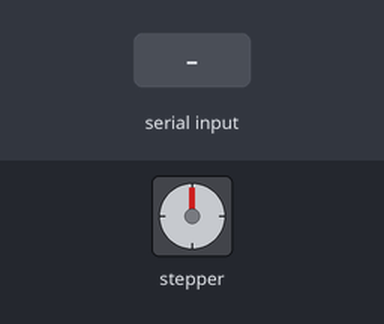
The sketch below on a simulated Arduino Uno, built with avr-gcc and run on an emulated ATmega328P. Shown: stepper motor. Inputs (shaded band) come from the test bench. Stepper angles assume 200 steps per turn; what the sketch prints to the serial monitor is not drawn.

Above: at 1.2 s.
1.3 s: "1" received over Serial
Timing chart, 0 to 4.3 s (numbered marks = the images above; inputs shaded):
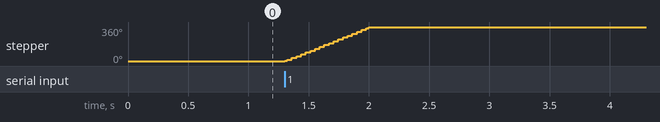

Measured:
- after the input at 1.3 s, stepper: turns 360° clockwise in 0.70 s, starting at once

The sketch:

Masking_steppermt.ino
```cpp
#include <AccelStepper.h>

const int transPul = 28;
const int transDir = 29;

const long STEPS_PER_90DEG = 200;
const float MY_SPEED = 300.0;

AccelStepper stepper(1, transPul, transDir);

void setup() {
  Serial.begin(115200); // 시리얼 통신 시작
  stepper.setMaxSpeed(MY_SPEED);
  stepper.setAcceleration(999999.0);
  stepper.setCurrentPosition(0);

  Serial.println("--- 스텝 모터 제어 시작 ---");
  Serial.println("숫자 '1'을 입력하고 엔터를 치면 90도 회전합니다.");
}

void loop() {
  // 시리얼 데이터가 들어왔는지 확인
  if (Serial.available() > 0) {
    char input = Serial.read(); // 입력값 읽기

    if (input == '1') {
      Serial.println("[단계 1] 회전 명령 수신: 90도 회전 시작...");

      // 90도 이동
      stepper.moveTo(stepper.currentPosition() + STEPS_PER_90DEG);

      while (stepper.distanceToGo() != 0) {
        stepper.run();
      }

      Serial.println("[단계 2] 90도 회전 완료. 2초 대기 시작.");
      delay(2000);

      Serial.println("[단계 3] 2초 대기 완료. 다음 명령을 기다립니다.");
    }
  }
}
```
